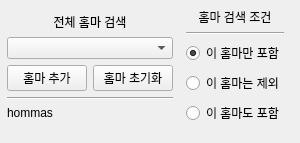
         <widget class="QWidget" name="hommaTab">
          <attribute name="title">
           <string>홈마</string>
          </attribute>
          <widget class="QWidget" name="horizontalLayoutWidget_6">
           <property name="geometry">
            <rect>
             <x>0</x>
             <y>0</y>
             <width>291</width>
             <height>134</height>
            </rect>
           </property>
           <layout class="QHBoxLayout" name="horizontalLayout_7">
            <item>
             <spacer name="horizontalSpacer_8">
              <property name="orientation">
               <enum>Qt::Horizontal</enum>
              </property>
              <property name="sizeHint" stdset="0">
               <size>
                <width>40</width>
                <height>20</height>
               </size>
              </property>
             </spacer>
            </item>
            <item>
             <layout class="QVBoxLayout" name="verticalLayout_9">
              <item>
               <spacer name="verticalSpacer_12">
                <property name="orientation">
                 <enum>Qt::Vertical</enum>
                </property>
                <property name="sizeHint" stdset="0">
                 <size>
                  <width>20</width>
                  <height>40</height>
                 </size>
                </property>
               </spacer>
              </item>
              <item>
               <widget class="QLabel" name="label_11">
                <property name="text">
                 <string>전체 홈마 검색</string>
                </property>
                <property name="alignment">
                 <set>Qt::AlignCenter</set>
                </property>
               </widget>
              </item>
              <item>
               <widget class="QComboBox" name="comboBox_2">
                <property name="statusTip">
                 <string>홈마 조건에 포함할 홈마를 찾습니다.</string>
                </property>
               </widget>
              </item>
              <item>
               <layout class="QHBoxLayout" name="horizontalLayout_8">
                <item>
                 <widget class="QPushButton" name="pushButton_14">
                  <property name="statusTip">
                   <string>위 홈마를 홈마 조건에 추가합니다.</string>
                  </property>
                  <property name="text">
                   <string>홈마 추가</string>
                  </property>
                 </widget>
                </item>
                <item>
                 <widget class="QPushButton" name="pushButton_15">
                  <property name="statusTip">
                   <string>홈마 조건을 초기화합니다.</string>
                  </property>
                  <property name="text">
                   <string>홈마 초기화</string>
                  </property>
                 </widget>
                </item>
               </layout>
              </item>
              <item>
               <widget class="Line" name="line_4">
                <property name="orientation">
                 <enum>Qt::Horizontal</enum>
                </property>
               </widget>
              </item>
              <item>
               <widget class="QLabel" name="label_12">
                <property name="text">
                 <string>hommas</string>
                </property>
               </widget>
              </item>
              <item>
               <spacer name="verticalSpacer_13">
                <property name="orientation">
                 <enum>Qt::Vertical</enum>
                </property>
                <property name="sizeHint" stdset="0">
                 <size>
                  <width>20</width>
                  <height>40</height>
                 </size>
                </property>
               </spacer>
              </item>
             </layout>
            </item>
            <item>
             <spacer name="horizontalSpacer_7">
              <property name="orientation">
               <enum>Qt::Horizontal</enum>
              </property>
              <property name="sizeHint" stdset="0">
               <size>
                <width>40</width>
                <height>20</height>
               </size>
              </property>
             </spacer>
            </item>
            <item>
             <layout class="QVBoxLayout" name="verticalLayout_8">
              <item>
               <spacer name="verticalSpacer_14">
                <property name="orientation">
                 <enum>Qt::Vertical</enum>
                </property>
                <property name="sizeHint" stdset="0">
                 <size>
                  <width>20</width>
                  <height>40</height>
                 </size>
                </property>
               </spacer>
              </item>
              <item>
               <widget class="QLabel" name="label_13">
                <property name="text">
                 <string>홈마 검색 조건</string>
                </property>
                <property name="alignment">
                 <set>Qt::AlignCenter</set>
                </property>
               </widget>
              </item>
              <item>
               <widget class="Line" name="line_7">
                <property name="orientation">
                 <enum>Qt::Horizontal</enum>
                </property>
               </widget>
              </item>
              <item>
               <widget class="QRadioButton" name="radioButton_8">
                <property name="statusTip">
                 <string>주어진 홈마의 사진만 검색 결과로 표시합니다. 금지 홈마도 검색 결과에 포함됩니다.</string>
                </property>
                <property name="text">
                 <string>이 홈마만 포함</string>
                </property>
                <property name="checked">
                 <bool>true</bool>
                </property>
               </widget>
              </item>
              <item>
               <widget class="QRadioButton" name="radioButton_9">
                <property name="statusTip">
                 <string>홈마 조건의 홈마를 모두 제외하여 사진을 찾습니다.</string>
                </property>
                <property name="text">
                 <string>이 홈마는 제외</string>
                </property>
               </widget>
              </item>
              <item>
               <widget class="QRadioButton" name="radioButton_7">
                <property name="statusTip">
                 <string>이 홈마가 찍은 사진은 반드시 포함하여 찾습니다. 금지 홈마도 검색 결과에 포함됩니다.</string>
                </property>
                <property name="text">
                 <string>이 홈마도 포함</string>
                </property>
               </widget>
              </item>
              <item>
               <spacer name="verticalSpacer_15">
                <property name="orientation">
                 <enum>Qt::Vertical</enum>
                </property>
                <property name="sizeHint" stdset="0">
                 <size>
                  <width>20</width>
                  <height>40</height>
                 </size>
                </property>
               </spacer>
              </item>
             </layout>
            </item>
            <item>
             <spacer name="horizontalSpacer_9">
              <property name="orientation">
               <enum>Qt::Horizontal</enum>
              </property>
              <property name="sizeHint" stdset="0">
               <size>
                <width>40</width>
                <height>20</height>
               </size>
              </property>
             </spacer>
            </item>
           </layout>
          </widget>
         </widget>
